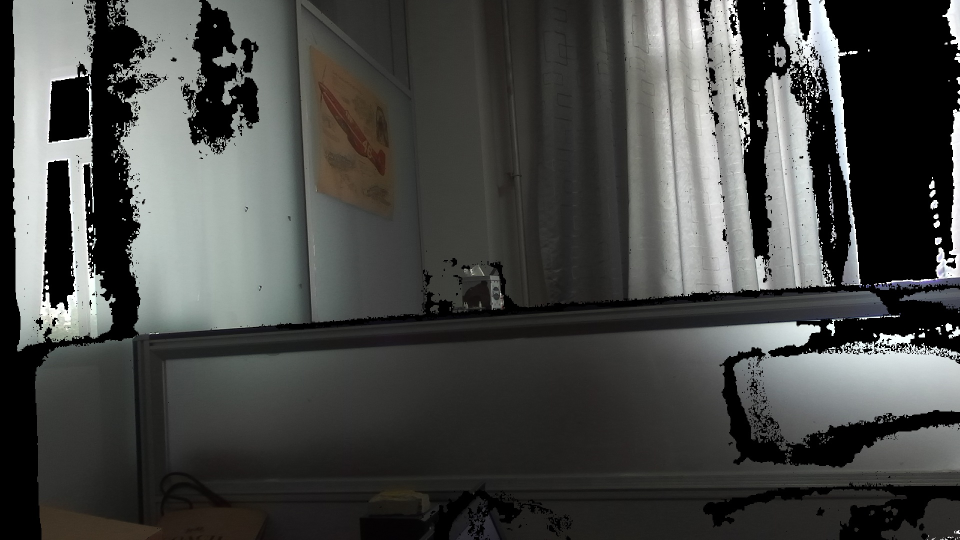
#> input picture 上位机程序/加油杆/2022_05_16_08_36_00_None_RGB.jpg, 1920 x 1080 px, found by its file name (shown at 1/2 size); its folder holds only this picture in this run
$ python ImageSet.py   (older library calls are emulated)
#> lines starting #> are read from the running program, lines starting #| are printed output that depends on the picture
import torch
import cv2
import numpy as np
import random
import glob
import os

class LabelType():
    CenterOnly       = 2
    CenterInnerOuter = 4
    InnerOnly        = 5
    InnerOuter       = 10

class ImageSet:
    def __init__(self, dir, output_size, img_size):
        self.file_names = list()
        self.img_size = img_size
        self.output_size = output_size

        os.chdir(dir)
        for file_name in glob.glob("*.jpg"):
            self.file_names.append(dir + "\\" + file_name)
        print("There are %d images in %s" % (self.image_count(), dir))

    def __read_label(self, file_name, resize_k):
        """
        extract label from file name
        there are at most 11 contents in the file name:
        the date time of the file, the center and shape of the inner ellipse, and those of the outer ellipse
        :param file_name:
        :param resize_k:
        :return:
        """
        params = file_name.split('.')[0].split('_')
        if len(params) <= self.output_size:
            return None, None

        label = np.zeros(self.output_size, dtype=np.int32)
        norm_label = np.zeros(self.output_size, dtype=np.float32)
        if self.output_size == LabelType.CenterOnly:
            label[0] = int(int(params[1]) / resize_k + 0.5)
            label[1] = int(int(params[2]) / resize_k + 0.5)

            norm_label[0] = self.pixel2label(label[0])
            norm_label[1] = self.pixel2label(label[1])
        elif self.output_size == LabelType.CenterInnerOuter:
            label[0] = int(int(params[1]) / resize_k + 0.5)
            label[1] = int(int(params[2]) / resize_k + 0.5)
            label[2] = int(int(params[6]) / resize_k + 0.5)
            label[3] = int(int(params[7]) / resize_k + 0.5)

            norm_label[0] = self.pixel2label(label[0])
            norm_label[1] = self.pixel2label(label[1])
            norm_label[2] = self.pixel2label(label[2])
            norm_label[3] = self.pixel2label(label[3])
        elif self.output_size == LabelType.InnerOnly:
            label[0] = int(int(params[1]) / resize_k + 0.5)
            label[1] = int(int(params[2]) / resize_k + 0.5)
            label[2] = int(int(params[3]) / resize_k + 0.5)
            label[3] = int(int(params[4]) / resize_k + 0.5)
            label[5] = int(params[5])

            norm_label[0] = self.pixel2label(label[0])
            norm_label[1] = self.pixel2label(label[1])
            norm_label[2] = self.pixel2label(label[2])
            norm_label[3] = self.pixel2label(label[3])
            norm_label[4] = self.angle2label(label[4])
        elif self.output_size == LabelType.InnerOuter:
            label[0] = int(int(params[1]) / resize_k + 0.5)
            label[1] = int(int(params[2]) / resize_k + 0.5)
            label[2] = int(int(params[3]) / resize_k + 0.5)
            label[3] = int(int(params[4]) / resize_k + 0.5)
            label[4] = int(params[5])
            label[5] = int(int(params[6]) / resize_k + 0.5)
            label[6] = int(int(params[7]) / resize_k + 0.5)
            label[7] = int(int(params[8]) / resize_k + 0.5)
            label[8] = int(int(params[9]) / resize_k + 0.5)
            label[9] = int(params[10])

            norm_label[0] = self.pixel2label(label[0])
            norm_label[1] = self.pixel2label(label[1])
            norm_label[2] = self.pixel2label(label[2])
            norm_label[3] = self.pixel2label(label[3])
            norm_label[4] = self.angle2label(label[4])
            norm_label[5] = self.pixel2label(label[5])
            norm_label[6] = self.pixel2label(label[6])
            norm_label[7] = self.pixel2label(label[7])
            norm_label[8] = self.pixel2label(label[8])
            norm_label[9] = self.angle2label(label[9])
        return label, norm_label


    def read_labeled_image(self, file_name):
        # load image from the file and resize it
        src = cv2.imread(file_name, cv2.IMREAD_GRAYSCALE)  # read image from the file
#> src: shape (1080, 1920); min 0, max 255, mean 71.5
        img = cv2.resize(src, (self.img_size, self.img_size))
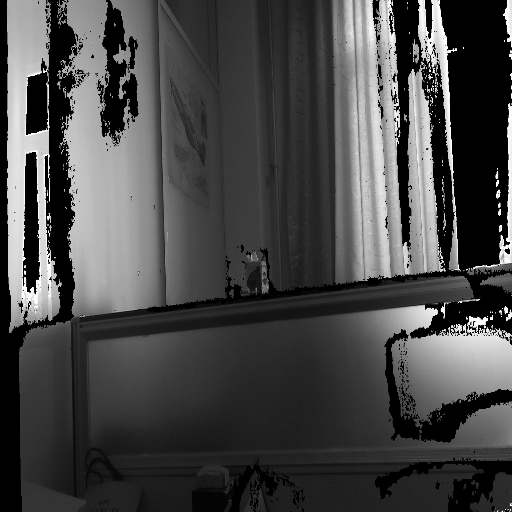
#> img: shape (512, 512); min 0, max 255, mean 71.5
        resize_k = src.shape[0] / self.img_size
#> resize_k = 2.11

        # get label
        label, norm_label = self.__read_label(file_name, resize_k)

        # normalize image
        mean = img.mean()
        std = img.std()
        norm_img = (img - mean) / std

        return img, norm_img, label, norm_label

    # [9 lines left out: function diff_image, not called in this run]

    def image_count(self):
        return len(self.file_names)

    def pixel2label(self, pixel):
        return pixel * 2.0 / self.img_size - 1.0

    # [5 lines left out: function angle2label, not called in this run]

    def label2pixel(self, label):
        return int((label + 1.0) * self.img_size)

    def label2angle(self, label):
        return int((label + 1.0) * 90.0)

    # [9 lines left out: functions alpha_beta_adjust, random_alpha_beta, not called in this run]

    def add_salt_noise(self, image):
        pass

    # [28 lines left out: functions random_sample, get_sample, not called in this run]

    def __draw_image_center_only(self, img, label):
        cv2.circle(img, (label[0], label[1]), 5, 0, 3)

    def __draw_image_center_innerouter(self, img, label):
        cv2.circle(img, (label[0], label[1]), 5, 0, 3)
        cv2.circle(img, (label[2], label[3]), 5, 0, 3)

    def __draw_image_center_inneronly(self, img, label):
        cv2.circle(img, (label[0], label[1]), 5, 0, 3)
        cv2.ellipse(img, (label[0], label[1]), (label[2], label[3]), label[4], 0, 360, 0, 2)

    # [5 lines left out: function __draw_image_innerouter, not called in this run]

    def check_image_label(self):
        for i, file_name in enumerate(self.file_names):
            raw, norm, raw_label, norm_label = self.read_labeled_image(file_name)

            img = raw.copy()
            diff_img = self.diff_image(img)

            if self.output_size == LabelType.CenterOnly:
                self.__draw_image_center_only(img, raw_label)
            elif self.output_size == LabelType.CenterInnerOuter:
                self.__draw_image_center_innerouter(img, raw_label)
            elif self.output_size == LabelType.InnerOnly:
                self.__draw_image_center_inneronly(img, raw_label)
            elif self.output_size == LabelType.InnerOuter:
                self.__draw_image_innerouter(img, raw_label)

            cv2.imshow("image", img)
            cv2.imshow("diff image", diff_img)
            if cv2.waitKey(0) & 0xff == ord('q'):  # 按q退出
                break

if __name__ == '__main__':
    #img_set = ImageSet("D:\\AutoLoadData\\eval", output_size=5, img_size=512)
    img_set = ImageSet("D:\\inner_outer", output_size=LabelType.CenterInnerOuter, img_size=512)
#> (the run stopped early here; a loop or call above may not have finished)
